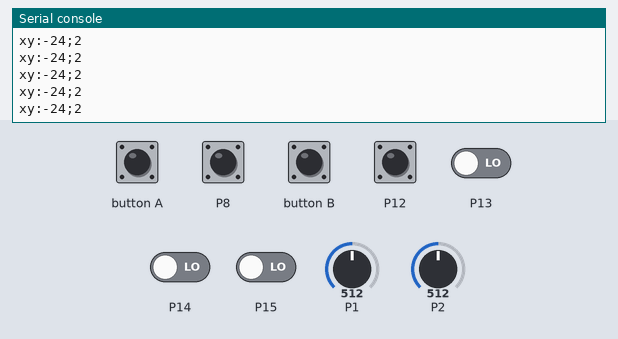
Simulated run of this program. Board: BBC micro:bit running MicroPython. On the bench: the last lines printed to the serial console. The test bench sets the inputs (shaded band); at power-on: P8, P12–15 LOW, P1 = 512, P2 = 512 (analog values on the 0–1023 scale).

Above: at 1.2 s.
1.3 s: button A pressed for 0.15 s
2.9 s: button B pressed for 0.15 s
4.5 s: P1 set to 716
At 5.3 s:
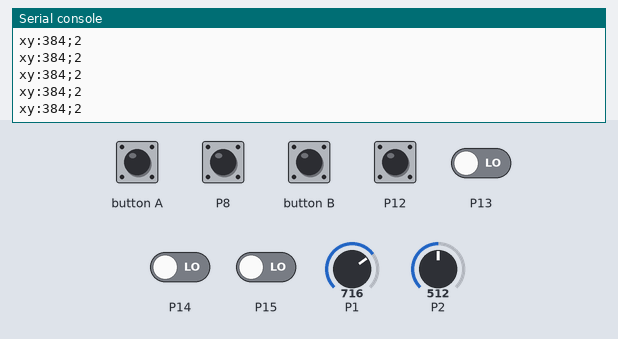
6.0 s: P2 set to 716
At 6.5 s:
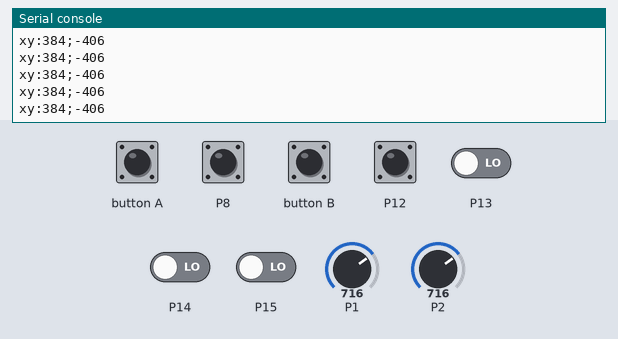

The program:

microbit.py
```python
# (licence header left out)
"""
Simple program to print microbit inputs/sensors to serial console.

The output format is $key:$value, the axes range is -1024..1023,
buttons values are 0 and non 0.
"""
from microbit import *
import utime

# Button names
names = ["A", "B", "C", "D", "E", "F", "P"]
# Associated pins to the button names
pins = [pin5, pin11, pin15, pin14, pin13, pin12, pin8]
# The current status of pins (to avoid sending unless the status changed)
status = [0, 0, 0, 0, 0, 0, 0]

while True:
    # Joystick, always send the new value
    # x has offset of 24 on my joystick
    # y has offset of 2 on my joystick
    print("xy:%s;%s" % ((pin1.read_analog() * 2 - 1048),
                        (pin2.read_analog() * -2 + 1026)))
    # Keys, iterate over the names/pins/status
    for i in range(7):
        # If the current pin input doesn't match our status
        if pins[i].read_digital() == status[i]:
            # update our status
            status[i] = 0 if status[i] else 1
            # send the current button name and the value
            print("%s:%s" % (names[i], status[i]))
            # Rest a bit to prevent flooding serial console
            utime.sleep_ms(2)
```

Measured:
- after the input at 4.5 s, the serial console: prints a new line at once (image 1)
- after the input at 6.0 s, the serial console: prints a new line at once (image 2)
